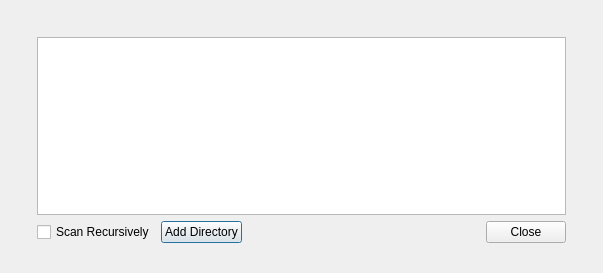
<?xml version="1.0" encoding="UTF-8"?>
<ui version="4.0">
 <class>MediaServerWindow</class>
 <widget class="QDialog" name="MediaServerWindow">
  <property name="windowModality">
   <enum>Qt::NonModal</enum>
  </property>
  <property name="enabled">
   <bool>true</bool>
  </property>
  <property name="geometry">
   <rect>
    <x>0</x>
    <y>0</y>
    <width>603</width>
    <height>273</height>
   </rect>
  </property>
  <property name="windowTitle">
   <string>MediaServerWindow</string>
  </property>
  <property name="sizeGripEnabled">
   <bool>false</bool>
  </property>
  <property name="modal">
   <bool>false</bool>
  </property>
  <widget class="QWidget" name="">
   <property name="geometry">
    <rect>
     <x>26</x>
     <y>26</y>
     <width>551</width>
     <height>228</height>
    </rect>
   </property>
   <layout class="QGridLayout" name="gridLayout">
    <item row="0" column="0">
     <widget class="QTableView" name="rootDirectoriesTable"/>
    </item>
    <item row="1" column="0">
     <layout class="QHBoxLayout" name="horizontalLayout">
      <item>
       <widget class="QCheckBox" name="scanRecursivelyCheckBox">
        <property name="text">
         <string>Scan Recursively</string>
        </property>
       </widget>
      </item>
      <item>
       <widget class="QPushButton" name="addDirectoryPushButton">
        <property name="text">
         <string>Add Directory</string>
        </property>
       </widget>
      </item>
      <item>
       <spacer name="horizontalSpacer">
        <property name="orientation">
         <enum>Qt::Horizontal</enum>
        </property>
        <property name="sizeHint" stdset="0">
         <size>
          <width>188</width>
          <height>20</height>
         </size>
        </property>
       </spacer>
      </item>
      <item>
       <widget class="QPushButton" name="closePushButton">
        <property name="text">
         <string>Close</string>
        </property>
       </widget>
      </item>
     </layout>
    </item>
   </layout>
  </widget>
 </widget>
 <layoutdefault spacing="6" margin="11"/>
 <resources/>
 <connections>
  <connection>
   <sender>closePushButton</sender>
   <signal>clicked()</signal>
   <receiver>MediaServerWindow</receiver>
   <slot>close()</slot>
   <hints>
    <hint type="sourcelabel">
     <x>537</x>
     <y>244</y>
    </hint>
    <hint type="destinationlabel">
     <x>301</x>
     <y>136</y>
    </hint>
   </hints>
  </connection>
 </connections>
</ui>
